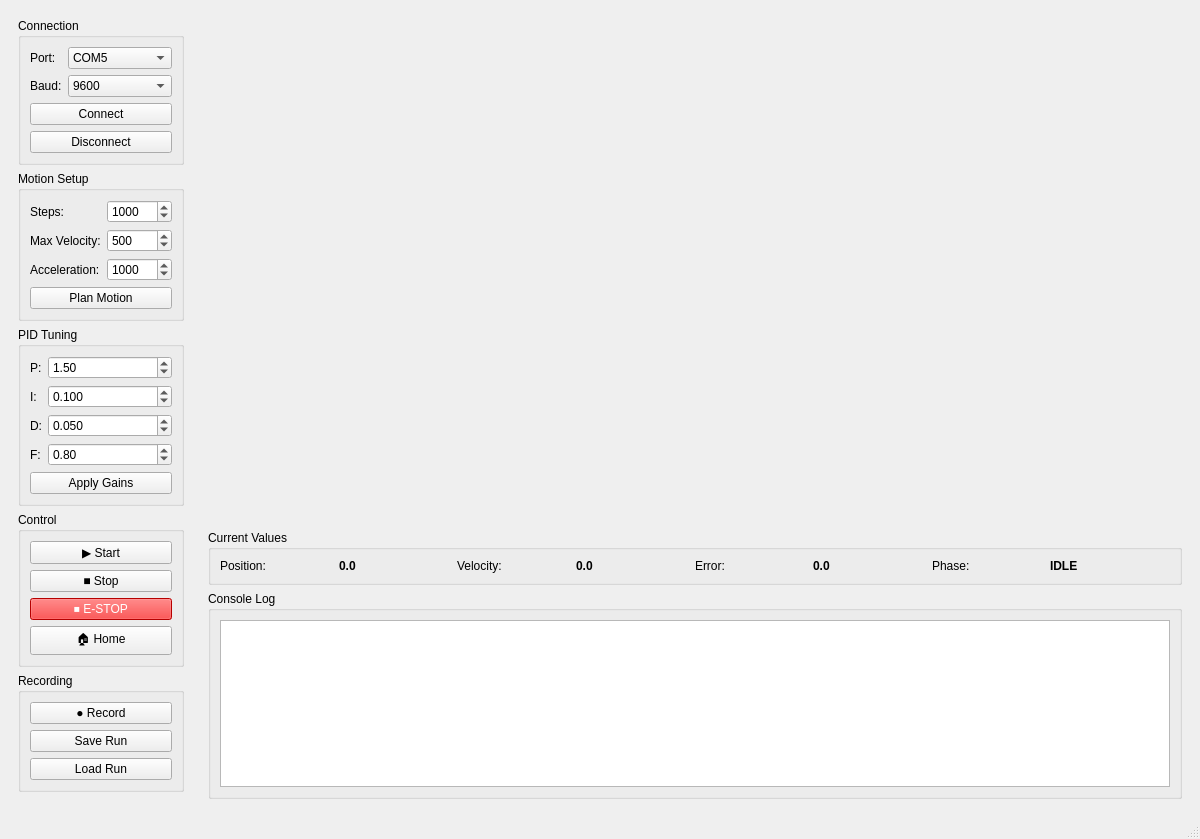
<?xml version="1.0" encoding="UTF-8"?>
<ui version="4.0">
 <class>MainWindow</class>
 <widget class="QMainWindow" name="MainWindow">
  <property name="geometry">
   <rect>
    <x>0</x>
    <y>0</y>
    <width>1200</width>
    <height>800</height>
   </rect>
  </property>
  <property name="windowTitle">
   <string>Motor Control System</string>
  </property>
  <widget class="QWidget" name="centralwidget">
   <layout class="QHBoxLayout" name="horizontalLayout">
    <item>
     <!-- Left Panel: Controls -->
     <widget class="QWidget" name="leftPanel" native="true">
      <property name="maximumWidth">
       <number>300</number>
      </property>
      <layout class="QVBoxLayout" name="verticalLayout">
       <!-- Connection Group -->
       <item>
        <widget class="QGroupBox" name="connectionGroupBox">
         <property name="title">
          <string>Connection</string>
         </property>
         <layout class="QFormLayout" name="formLayout">
          <item row="0" column="0">
           <widget class="QLabel" name="portLabel">
            <property name="text">
             <string>Port:</string>
            </property>
           </widget>
          </item>
          <item row="0" column="1">
           <widget class="QComboBox" name="portComboBox">
            <item><property name="text"><string>COM5</string></property></item>
            <item><property name="text"><string>COM6</string></property></item>
            <item><property name="text"><string>/dev/ttyACM0</string></property></item>
            <item><property name="text"><string>/dev/ttyUSB0</string></property></item>
           </widget>
          </item>
          <item row="1" column="0">
           <widget class="QLabel" name="baudLabel">
            <property name="text">
             <string>Baud:</string>
            </property>
           </widget>
          </item>
          <item row="1" column="1">
           <widget class="QComboBox" name="baudComboBox">
            <item><property name="text"><string>9600</string></property></item>
            <item><property name="text"><string>115200</string></property></item>
            <item><property name="text"><string>921600</string></property></item>
           </widget>
          </item>
          <item row="2" column="0" colspan="2">
           <widget class="QPushButton" name="connectButton">
            <property name="text">
             <string>Connect</string>
            </property>
           </widget>
          </item>
          <item row="3" column="0" colspan="2">
           <widget class="QPushButton" name="disconnectButton">
            <property name="text">
             <string>Disconnect</string>
            </property>
           </widget>
          </item>
         </layout>
        </widget>
       </item>
       
       <!-- Motion Setup Group -->
       <item>
        <widget class="QGroupBox" name="motionGroupBox">
         <property name="title">
          <string>Motion Setup</string>
         </property>
         <layout class="QFormLayout" name="formLayout_2">
          <item row="0" column="0">
           <widget class="QLabel" name="stepsLabel">
            <property name="text">
             <string>Steps:</string>
            </property>
           </widget>
          </item>
          <item row="0" column="1">
           <widget class="QSpinBox" name="stepsSpinBox">
            <property name="minimum">
             <number>-10000</number>
            </property>
            <property name="maximum">
             <number>10000</number>
            </property>
            <property name="value">
             <number>1000</number>
            </property>
           </widget>
          </item>
          <item row="1" column="0">
           <widget class="QLabel" name="velocityLabel">
            <property name="text">
             <string>Max Velocity:</string>
            </property>
           </widget>
          </item>
          <item row="1" column="1">
           <widget class="QSpinBox" name="velocitySpinBox">
            <property name="maximum">
             <number>2000</number>
            </property>
            <property name="value">
             <number>500</number>
            </property>
           </widget>
          </item>
          <item row="2" column="0">
           <widget class="QLabel" name="accelLabel">
            <property name="text">
             <string>Acceleration:</string>
            </property>
           </widget>
          </item>
          <item row="2" column="1">
           <widget class="QSpinBox" name="accelSpinBox">
            <property name="maximum">
             <number>5000</number>
            </property>
            <property name="value">
             <number>1000</number>
            </property>
           </widget>
          </item>
          <item row="3" column="0" colspan="2">
           <widget class="QPushButton" name="planMotionButton">
            <property name="text">
             <string>Plan Motion</string>
            </property>
           </widget>
          </item>
         </layout>
        </widget>
       </item>
       
       <!-- PID Tuning Group -->
       <item>
        <widget class="QGroupBox" name="pidGroupBox">
         <property name="title">
          <string>PID Tuning</string>
         </property>
         <layout class="QFormLayout" name="formLayout_3">
          <item row="0" column="0">
           <widget class="QLabel" name="kpLabel">
            <property name="text">
             <string>P:</string>
            </property>
           </widget>
          </item>
          <item row="0" column="1">
           <widget class="QDoubleSpinBox" name="kpSpinBox">
            <property name="decimals">
             <number>2</number>
            </property>
            <property name="maximum">
             <double>100.00</double>
            </property>
            <property name="singleStep">
             <double>0.10</double>
            </property>
            <property name="value">
             <double>1.50</double>
            </property>
           </widget>
          </item>
          <item row="1" column="0">
           <widget class="QLabel" name="kiLabel">
            <property name="text">
             <string>I:</string>
            </property>
           </widget>
          </item>
          <item row="1" column="1">
           <widget class="QDoubleSpinBox" name="kiSpinBox">
            <property name="decimals">
             <number>3</number>
            </property>
            <property name="maximum">
             <double>10.00</double>
            </property>
            <property name="singleStep">
             <double>0.01</double>
            </property>
            <property name="value">
             <double>0.100</double>
            </property>
           </widget>
          </item>
          <item row="2" column="0">
           <widget class="QLabel" name="kdLabel">
            <property name="text">
             <string>D:</string>
            </property>
           </widget>
          </item>
          <item row="2" column="1">
           <widget class="QDoubleSpinBox" name="kdSpinBox">
            <property name="decimals">
             <number>3</number>
            </property>
            <property name="maximum">
             <double>10.00</double>
            </property>
            <property name="singleStep">
             <double>0.01</double>
            </property>
            <property name="value">
             <double>0.050</double>
            </property>
           </widget>
          </item>
          <item row="3" column="0">
           <widget class="QLabel" name="kfLabel">
            <property name="text">
             <string>F:</string>
            </property>
           </widget>
          </item>
          <item row="3" column="1">
           <widget class="QDoubleSpinBox" name="kfSpinBox">
            <property name="decimals">
             <number>2</number>
            </property>
            <property name="maximum">
             <double>10.00</double>
            </property>
            <property name="singleStep">
             <double>0.10</double>
            </property>
            <property name="value">
             <double>0.80</double>
            </property>
           </widget>
          </item>
          <item row="4" column="0" colspan="2">
           <widget class="QPushButton" name="applyGainsButton">
            <property name="text">
             <string>Apply Gains</string>
            </property>
           </widget>
          </item>
         </layout>
        </widget>
       </item>
       
       <!-- Control Group -->
       <item>
        <widget class="QGroupBox" name="controlGroupBox">
         <property name="title">
          <string>Control</string>
         </property>
         <layout class="QVBoxLayout" name="verticalLayout_2">
          <item>
           <widget class="QPushButton" name="startButton">
            <property name="text">
             <string>▶ Start</string>
            </property>
           </widget>
          </item>
          <item>
           <widget class="QPushButton" name="stopButton">
            <property name="text">
             <string>■ Stop</string>
            </property>
           </widget>
          </item>
          <item>
           <widget class="QPushButton" name="estopButton">
            <property name="text">
             <string>⏹ E-STOP</string>
            </property>
            <property name="styleSheet">
             <string>background-color: red; color: white;</string>
            </property>
           </widget>
          </item>
          <item>
           <widget class="QPushButton" name="homeButton">
            <property name="text">
             <string>🏠 Home</string>
            </property>
           </widget>
          </item>
         </layout>
        </widget>
       </item>
       
       <!-- Recording Group -->
       <item>
        <widget class="QGroupBox" name="recordingGroupBox">
         <property name="title">
          <string>Recording</string>
         </property>
         <layout class="QVBoxLayout" name="verticalLayout_3">
          <item>
           <widget class="QPushButton" name="recordButton">
            <property name="text">
             <string>● Record</string>
            </property>
            <property name="checkable">
             <bool>true</bool>
            </property>
           </widget>
          </item>
          <item>
           <widget class="QPushButton" name="saveRunButton">
            <property name="text">
             <string>Save Run</string>
            </property>
           </widget>
          </item>
          <item>
           <widget class="QPushButton" name="loadRunButton">
            <property name="text">
             <string>Load Run</string>
            </property>
           </widget>
          </item>
         </layout>
        </widget>
       </item>
       
       <item>
        <spacer name="verticalSpacer">
         <property name="orientation">
          <enum>Qt::Vertical</enum>
         </property>
        </spacer>
       </item>
      </layout>
     </widget>
    </item>
    
    <item>
     <!-- Right Panel: Plots and Console -->
     <widget class="QWidget" name="rightPanel" native="true">
      <layout class="QVBoxLayout" name="verticalLayout_4">
       <!-- Position Plot -->
       <item>
        <widget class="QCustomPlot" name="positionPlot" native="true">
         <property name="minimumSize">
          <size>
           <width>0</width>
           <height>250</height>
          </size>
         </property>
        </widget>
       </item>
       
       <!-- Velocity Plot -->
       <item>
        <widget class="QCustomPlot" name="velocityPlot" native="true">
         <property name="minimumSize">
          <size>
           <width>0</width>
           <height>250</height>
          </size>
         </property>
        </widget>
       </item>
       
       <!-- Current Values -->
       <item>
        <widget class="QGroupBox" name="currentGroupBox">
         <property name="title">
          <string>Current Values</string>
         </property>
         <property name="maximumHeight">
          <number>80</number>
         </property>
         <layout class="QHBoxLayout" name="horizontalLayout_2">
          <item>
           <widget class="QLabel" name="label">
            <property name="text">
             <string>Position:</string>
            </property>
           </widget>
          </item>
          <item>
           <widget class="QLabel" name="currentPosLabel">
            <property name="text">
             <string>0.0</string>
            </property>
            <property name="styleSheet">
             <string>font-weight: bold;</string>
            </property>
           </widget>
          </item>
          <item>
           <widget class="QLabel" name="label_2">
            <property name="text">
             <string>Velocity:</string>
            </property>
           </widget>
          </item>
          <item>
           <widget class="QLabel" name="currentVelLabel">
            <property name="text">
             <string>0.0</string>
            </property>
            <property name="styleSheet">
             <string>font-weight: bold;</string>
            </property>
           </widget>
          </item>
          <item>
           <widget class="QLabel" name="label_3">
            <property name="text">
             <string>Error:</string>
            </property>
           </widget>
          </item>
          <item>
           <widget class="QLabel" name="currentErrorLabel">
            <property name="text">
             <string>0.0</string>
            </property>
            <property name="styleSheet">
             <string>font-weight: bold;</string>
            </property>
           </widget>
          </item>
          <item>
           <widget class="QLabel" name="label_4">
            <property name="text">
             <string>Phase:</string>
            </property>
           </widget>
          </item>
          <item>
           <widget class="QLabel" name="currentPhaseLabel">
            <property name="text">
             <string>IDLE</string>
            </property>
            <property name="styleSheet">
             <string>font-weight: bold;</string>
            </property>
           </widget>
          </item>
          <item>
           <spacer name="horizontalSpacer">
            <property name="orientation">
             <enum>Qt::Horizontal</enum>
            </property>
           </spacer>
          </item>
         </layout>
        </widget>
       </item>
       
       <!-- Console -->
       <item>
        <widget class="QGroupBox" name="consoleGroupBox">
         <property name="title">
          <string>Console Log</string>
         </property>
         <property name="maximumHeight">
          <number>150</number>
         </property>
         <layout class="QVBoxLayout" name="verticalLayout_5">
          <item>
           <widget class="QTextEdit" name="consoleTextEdit">
            <property name="readOnly">
             <bool>true</bool>
            </property>
            <property name="styleSheet">
             <string>font-family: 'Courier New'; font-size: 10pt;</string>
            </property>
           </widget>
          </item>
         </layout>
        </widget>
       </item>
      </layout>
     </widget>
    </item>
   </layout>
  </widget>
  <widget class="QStatusBar" name="statusBar"/>
 </widget>
 <customwidgets>
  <customwidget>
   <class>QCustomPlot</class>
   <extends>QWidget</extends>
   <header>qcustomplot.h</header>
   <container>1</container>
  </customwidget>
 </customwidgets>
 <resources/>
 <connections/>
</ui>
